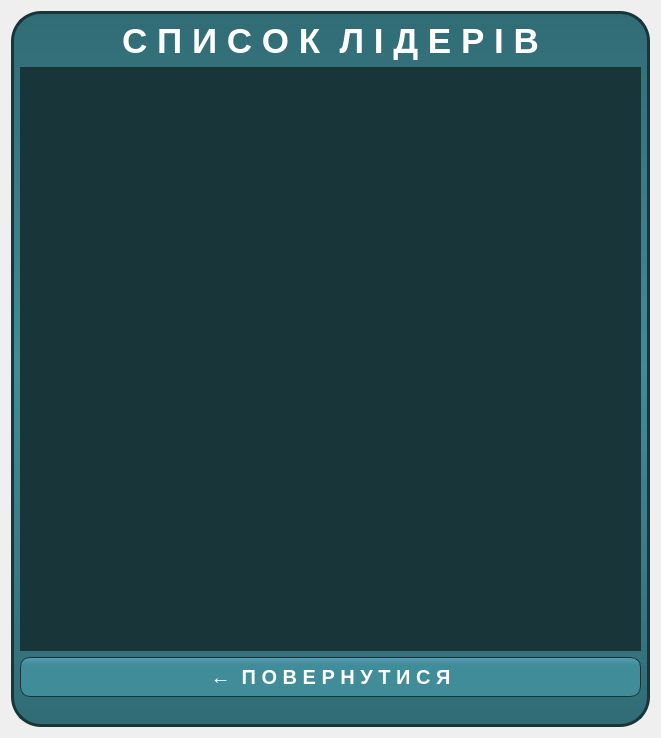
<?xml version="1.0" encoding="UTF-8"?>
<ui version="4.0">
 <class>LeaderBoard</class>
 <widget class="QWidget" name="LeaderBoard">
  <property name="geometry">
   <rect>
    <x>0</x>
    <y>0</y>
    <width>661</width>
    <height>738</height>
   </rect>
  </property>
  <property name="windowTitle">
   <string>Form</string>
  </property>
  <property name="autoFillBackground">
   <bool>false</bool>
  </property>
  <layout class="QGridLayout" name="gridLayout_2">
   <item row="1" column="0">
    <widget class="QWidget" name="BackGround" native="true">
     <property name="layoutDirection">
      <enum>Qt::LeftToRight</enum>
     </property>
     <property name="autoFillBackground">
      <bool>false</bool>
     </property>
     <property name="styleSheet">
      <string notr="true">QWidget#BackGround {
	background: qlineargradient(spread:pad, x1:0.5, y1:0, x2:0.5, y2:1, stop:0 rgba(49, 108, 117, 255), stop:0.5 rgba(64, 140, 153, 255), stop:1 rgba(49, 108, 117, 255));
	border-style: solid;
	border-width: 3px;
	border-color: rgb(24, 54, 58);
	border-radius: 30px;
	font-family: &quot;Arial&quot;;
	font-size: 20px;
	font-weight: bold;
	color: #fff;
}</string>
     </property>
     <layout class="QGridLayout" name="gridLayout">
      <property name="sizeConstraint">
       <enum>QLayout::SetDefaultConstraint</enum>
      </property>
      <property name="topMargin">
       <number>10</number>
      </property>
      <property name="bottomMargin">
       <number>30</number>
      </property>
      <item row="2" column="0">
       <widget class="QWidget" name="gridWidget" native="true">
        <property name="styleSheet">
         <string notr="true">border : 0px solid blue;
border-top : 3px solid rgb(24, 54, 58);
background-color: rgb(24, 54, 58);</string>
        </property>
        <layout class="QGridLayout" name="LeadersView"/>
       </widget>
      </item>
      <item row="0" column="0">
       <widget class="QLabel" name="leadLabel">
        <property name="sizePolicy">
         <sizepolicy hsizetype="Preferred" vsizetype="Maximum">
          <horstretch>0</horstretch>
          <verstretch>0</verstretch>
         </sizepolicy>
        </property>
        <property name="font">
         <font>
          <family>Arial</family>
          <pointsize>26</pointsize>
          <weight>75</weight>
          <bold>true</bold>
         </font>
        </property>
        <property name="styleSheet">
         <string notr="true">color: #fff;</string>
        </property>
        <property name="text">
         <string>С П И С О К  Л І Д Е Р І В</string>
        </property>
        <property name="scaledContents">
         <bool>false</bool>
        </property>
        <property name="alignment">
         <set>Qt::AlignCenter</set>
        </property>
       </widget>
      </item>
      <item row="3" column="0">
       <widget class="QPushButton" name="pushButton">
        <property name="sizePolicy">
         <sizepolicy hsizetype="MinimumExpanding" vsizetype="Fixed">
          <horstretch>0</horstretch>
          <verstretch>0</verstretch>
         </sizepolicy>
        </property>
        <property name="minimumSize">
         <size>
          <width>300</width>
          <height>40</height>
         </size>
        </property>
        <property name="cursor">
         <cursorShape>PointingHandCursor</cursorShape>
        </property>
        <property name="styleSheet">
         <string notr="true"> QPushButton {
     background: qlineargradient(spread:pad, x1:0.5, y1:0, x2:0.5, y2:1, stop:0 rgba(89, 155, 179, 255), stop:0.2 rgba(64, 140, 153, 255));
	border-style: solid;
	border-width: 1px;
	border-color: rgb(24, 54, 58);
	border-radius: 10px;
	font-family: &quot;Arial&quot;;
	font-size: 20px;
	font-weight: bold;
	color: #fff;
 }
 QPushButton:hover {
     background: qlineargradient(spread:pad, x1:0.5, y1:1, x2:0.5, y2:0.011, stop:0 rgba(89, 155, 179, 255), stop:0.2 rgba(64, 140, 153, 255));
 }
 QPushButton:pressed {
     background: qlineargradient(spread:pad, x1:0.5, y1:0, x2:0.5, y2:1, stop:0 rgba(49, 108, 117, 255), stop:0.2 rgba(64, 140, 153, 255));
 }</string>
        </property>
        <property name="text">
         <string>←  П О В Е Р Н У Т И С Я</string>
        </property>
       </widget>
      </item>
     </layout>
    </widget>
   </item>
  </layout>
 </widget>
 <resources/>
 <connections/>
</ui>
